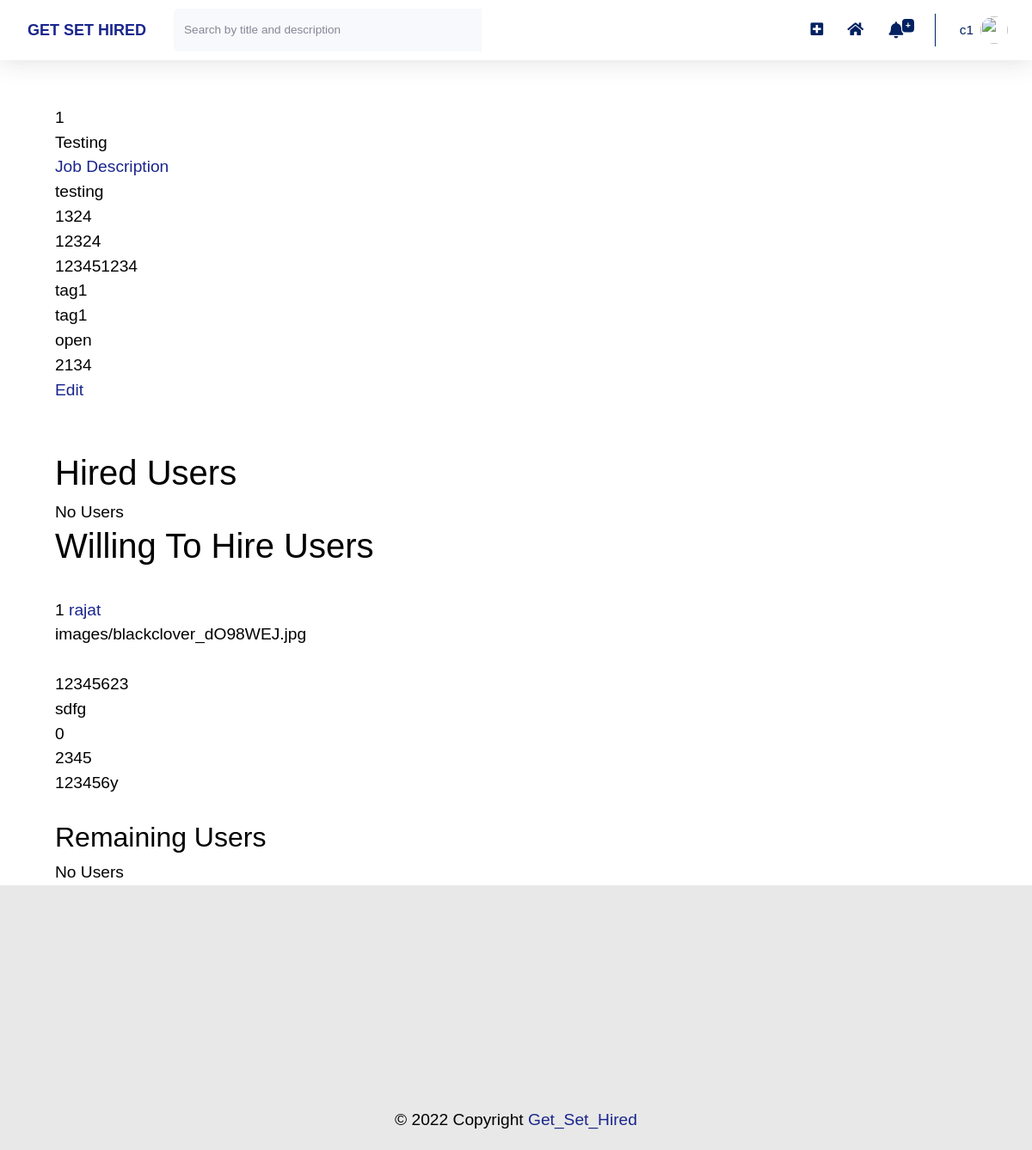
Page /jobPosting/1 (signed in) on the earlier database version.
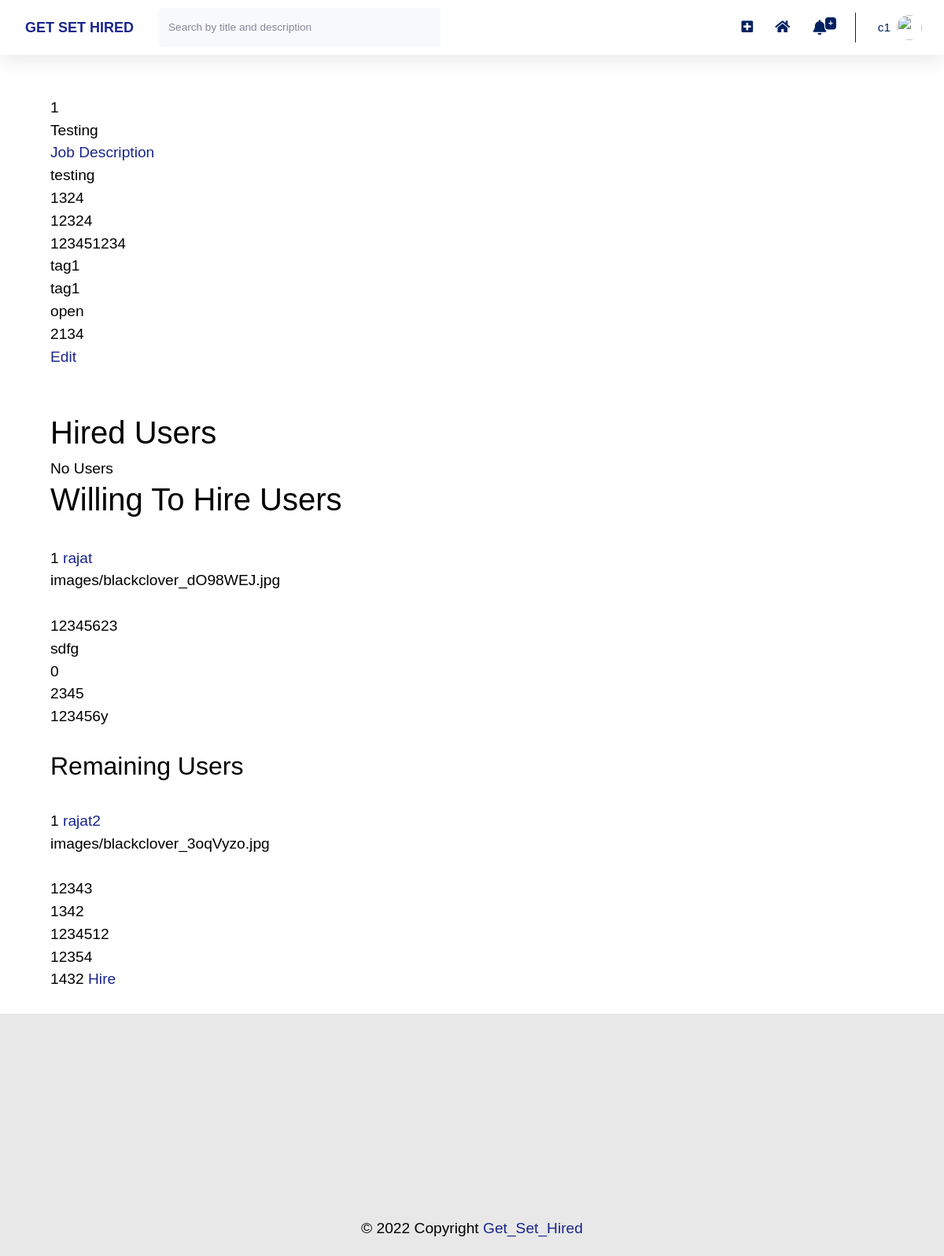
Same page on the later database version.
### home/models.py (models this page shows, shortened)
class JobPosting(models.Model):
    title = models.CharField(max_length = 40)
    position = models.CharField(max_length = 40)
    job_description = models.FileField(upload_to = 'job_description/', validators=[FileExtensionValidator(allowed_extensions=["pdf"])])
    company = models.ForeignKey(User, on_delete = models.CASCADE, related_name = 'jobposting_company')
    users_accepted = models.ManyToManyField(User, related_name = 'users_accepted', blank=True)
    no_of_seats = models.IntegerField()
    stipend = models.IntegerField()
    location = models.CharField(max_length = 40)
    domain_tags = models.ManyToManyField(Tag, related_name = 'jobposting_domain_tags')
    requirement_tags = models.ManyToManyField(Tag, related_name = 'jobposting_requirement_tags')
    status = models.CharField(max_length = 10, choices = (("open", "open"), ("closed", "closed")), default = 'open')
    experience_required = models.IntegerField(default = 0)
    willing_to_hire = models.ManyToManyField(User, related_name = 'users_willing_to_hire', blank = True)

class Tag(models.Model):
    title = models.CharField(max_length=20)
    def __str__(self):
        return f"{self.title}"

class UserProfile(models.Model):
    isUser = models.BooleanField(default = False)
    user = models.OneToOneField(User, on_delete = models.CASCADE)
    certificates = models.ManyToManyField(Certificate, related_name = 'user_certificates')
    image = models.FileField(upload_to = 'images/', validators=[FileExtensionValidator(allowed_extensions=["png", "jpg", "jpeg"])])
    skills = models.ManyToManyField(Skill, related_name = 'user_skills')
    contact_num = models.IntegerField('Contact Number', null = True, blank = True)
    education = models.TextField()
    experience_yrs = models.IntegerField(default = 0)
    age = models.IntegerField(null = True, blank = True)
    willing_to_work_at = models.CharField(max_length = 40)

### home/decorators.py (the view)
    def wrap(request, *args, **kwargs):
        if profileCompleted(request):
            return function(request, *args, **kwargs)
        if(request.user.userprofile.isUser):
            return redirect("/profileEdit/" + str(request.user.userprofile.id))
        return redirect("/profileEdit/" + str(request.user.companyprofile.id))

### controllers.py (called while the page is built)
def jobPostingController(req, jobPostingId):
    from home.models import JobPosting, UserProfile
    jobposting = JobPosting.objects.get(id = jobPostingId)
    users = UserProfile.objects.all().filter(isUser = True)
    users_accepted = jobposting.users_accepted.all()
    willing_to_hire_users = list(jobposting.willing_to_hire.all())
    willing_to_hire_users = [user.userprofile for user in willing_to_hire_users]
    rem_users = [user for user in users if user not in willing_to_hire_users]
    context = {"status": True, "users_accepted":users_accepted, "jobPosting": jobposting, "willing_to_hire_users": willing_to_hire_users, 'rem_users': rem_users}
    return context

### home/views.py (called while the page is built)
@login_required
@user_profile_completed
def jobPosting(req, jobPostingId):
    context = jobPostingController(req, jobPostingId)
    return render(req, 'home/jobPosting.html', context)

### utils.py (called while the page is built)
def check(req, field, fieldName):
    from django.contrib import messages
    if field != "" and field != None:
        return True
    print(field)
    messages.error(req, "Please complete " + fieldName)
    return False

### templates/home/jobPosting.html (shortened to what this page needs)
{% extends 'partials/base.html' %}
{% load static %}
{% block customCSS %}
<link rel="stylesheet" href="{% static 'home/register.css' %}">
{% endblock customCSS %}
{% block content %}
<br>
{{ jobPosting.id }}
<br>
{{ jobPosting.title }}
<br>
<a href = "/media/{{ jobPosting.job_description }}">Job Description</a>
<br>
{{ jobPosting.position }}
<br>
{{ jobPosting.no_of_seats }}
<br>
{{ jobPosting.stipend }}
<br>
{{ jobPosting.location }}
<br>
{% for tag in jobPosting.domain_tags.all %}
    {{tag}}
{% endfor %}
<br>
{% for tag in jobPosting.requirement_tags.all %}
    {{tag}}
{% endfor %}
<br>
{{ jobPosting.status }}
<br>
{{ jobPosting.experience_required }}
<br>
<a href="{% url 'edit-jobPosting' jobPosting.id%}">Edit</a>
<br>
<br>
<br>
<h1>Hired Users</h1>
{% if users_accepted.count == 0 %}
No Users
{% endif %}
<h1>Willing To Hire Users</h1>
{% for user in willing_to_hire_users %}
<br>
<div>
    {{ forloop.counter }}
    <a href="/profile/{{user.id}}">{{user.user}}</a>
    <br>
    {{user.image}}
    <br>
    <br>
    {{user.contact_num}}
    <br>
    {{user.education}}
    <br>
    {{user.experience_yrs}}
    <br>
    {{user.age}}
    <br>
    {{user.willing_to_work_at}}
</div>
<br>
{% endfor %}
<h2>Remaining Users</h2>
{% for user in rem_users %}
<br>
<div>
    {{ forloop.counter }}
    <a href="/profile/{{user.id}}">{{user.user}}</a>
    <br>
    {{user.image}}
    <br>
    <br>
    {{user.contact_num}}
    <br>
    {{user.education}}
    <br>
    {{user.experience_yrs}}
    <br>
    {{user.age}}
    <br>
    {{user.willing_to_work_at}}
    <a href="/hire/{{jobPosting.id}}/{{user.id}}">Hire</a>
</div>
<br>
{% endfor %}
{% if rem_users %}
{% else %}
No Users
{% endif %}
{% endblock content %}

### templates/partials/base.html (shortened to what this page needs)
{% load static %}
<!DOCTYPE html>
<html lang="en">
    <head>
        {% block cdnCSS %}
        <link rel="stylesheet" type="text/css" href="{% static 'home/style.css' %}">
        <link rel="stylesheet" type="text/css" href="{% static 'home/cards.css' %}">
        <link rel="stylesheet" type="text/css" href="{% static 'home/footer.css' %}">
        <link rel="stylesheet" href="https://pro.fontawesome.com/releases/v5.10.0/css/all.css" />
        {% endblock cdnCSS %}
        {% block customCSS %}
        {% endblock customCSS %}
    </head>
    <body id="page-top">
        {% block mainBlock %}
        <div id="wrapper">
            <div id="content-wrapper" class="d-flex flex-column">
                <div id="content" style="background: white;">
                    {% block navbar %}
                    <nav class="navbar navbar-expand navbar-light bg-white topbar mb-4 static-top shadow">
                        <div class="sidebar-brand-text mx-3" style="color: #022160; font-size: large; font-weight: bold"> <a href="/home">GET SET HIRED</a></div>
                        <form method="POST" action="{{request.get_full_path}}" class="d-none d-sm-inline-block form-inline mr-auto ml-md-3 my-2 my-md-0 mw-100 navbar-search">
                            <div class="input-group">
                                <input type="text" class="form-control bg-light border-0 small" placeholder="Search by title and description" aria-label="Search" aria-describedby="basic-addon2" name="search">
                                <div class="input-group-append">
                                </div>
                            </div>
                        </form>
                        <ul class="navbar-nav ml-auto">
                            {% if user.companyprofile.isCompany %}
                            <div class="notif-tooltip">
                                <a class="nav-link" href="createJobPosting/">
                                    <i class="fas fa-plus-square fa-sm fa-fw mr-2 text-gray-400" style="margin-top: 18px;"></i>
                                </a>
                            </div>
                            {% endif %}
                            <div class="notif-tooltip">
                                <a class="nav-link" href="{% url 'index' %}" role="button" style="margin-top: 11px;">
                                    <i class="fas fa-home fa-fw fa-sm mr-2 text-gray-400"></i>
                                </a>
                            </div>
                            {% if user.companyprofile.isCompany %}
                            <li class="nav-item dropdown no-arrow mx-1">
                                <a class="nav-link dropdown-toggle notif-tooltip" id="alertsDropdown" role="button" data-toggle="dropdown" aria-haspopup="true" aria-expanded="false" style="padding: 8px; width: 41.5px;">
                                    <i class="fas fa-bell fa-fw" style="margin-right: 8px;"></i>
                                    {% if notifications.count != 0 %}
                                    <span class="badge badge-danger badge-counter">
                                        {{notifications.count}}+
                                    </span> {% endif %}
                                </a>
                            </li>
                            {% endif %}
                            <li class="nav-item dropdown no-arrow">
                                <a class="nav-link dropdown-toggle" id="userDropdown" role="button" data-toggle="dropdown" aria-haspopup="true" aria-expanded="false">
                                    <span class="mr-2 d-none d-lg-inline text-gray-600 small">{{user.username}}</span>
                                    <img class="img-profile rounded-circle" src="{{user.profile.image.url}}">
                                </a>
                            </li>
                        </ul>
                    </nav>
                    {% endblock navbar %}
                    <div class="container-fluid">
                        {% block content %}{% endblock content %}
                    </div>
                </div>
            </div>
            <br><br><br><br><br><br><br><br>
        </div>
        <br>
        {% endblock mainBlock %}
        {% block footer %}
        <div id="CopyrightAndTeam">
            <div class="vertical-center">
                <div class="copyright horizontal-center">
                    &copy;  Copyright <a href="https://wiki.iitmandi.co.in/p/UG_Academic_Council" target="_blank">Get_Set_Hired</a>
                </div>
            </div>
        </div>
        {% endblock footer %}
    </body>
    {% block cdnJS %}
    <link href="https://cdnjs.cloudflare.com/ajax/libs/select2/4.0.3/css/select2.min.css" rel="stylesheet" />
    {% endblock cdnJS %}
</html>

### static/home/cards.css (style rules this page uses)
#content > nav > ul > div:nth-child(3) > a >i { margin-top: 7px !important; }

### static/home/footer.css (style rules this page uses)
.horizontal-center { margin: 0 auto; }
.vertical-center { display: flex; align-items: center; }
#CopyrightAndTeam { background-color: #e8e8e8; padding-bottom: 20px; }

Differences in the rows shown:
added UserProfile: user "rajat2", image "images/blackclover_3oqVyzo.jpg", contact_num "12343", education "1342", experience_yrs "1234512", age "12354", willing_to_work_at "1432", shown under "Remaining Users"
Other differences:
text no longer shown: "No Users"
